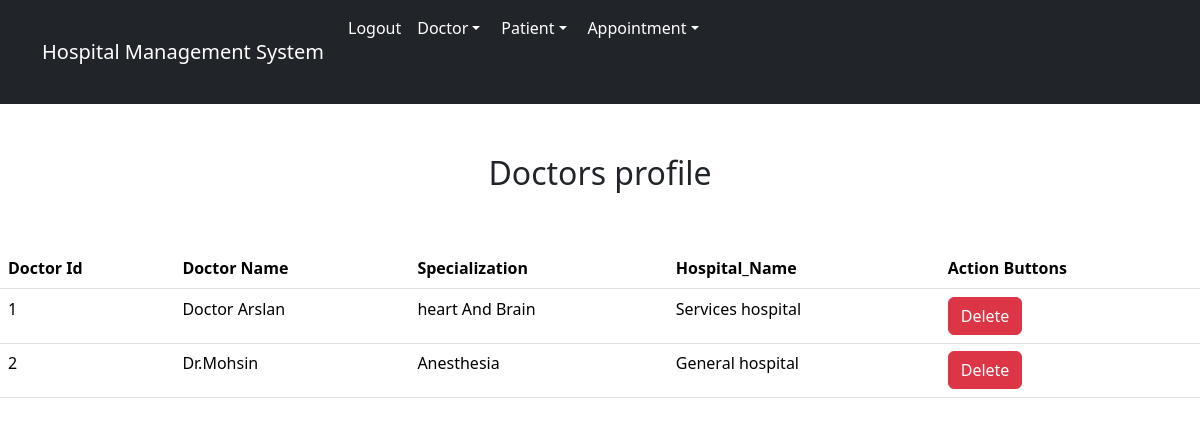
/view_doctor/ (signed in), run on the app's committed database.
### hospital/models.py (models this page shows, shortened)
class Doctor(models.Model):
    name = models.CharField(max_length=60)
    specialization = models.CharField(max_length=250)
    hospital_name = models.CharField(max_length=70)

### hospital/views.py (the view)
# urls.py: path('view_doctor/', views.view_doctor, name="view_doctor"),
def view_doctor(request):
    if not request.user.is_staff:
        return redirect('login')
    doctor =Doctor.objects.all()
    doc = {'doctor':doctor}
    return render(request, 'view_doctor.html', doc)

### hospital/templates/view_doctor.html
{% extends "base.html" %}
{% load static %}
{% block content  %}
<div class="container" style="margin-top:50px;">
    <h2 class="text-center">Doctors profile</h2>
</div>
<br><br>
<table class="table table-hover">
    <tr>
        <thead>
        <th>Doctor Id</th>
        <th>Doctor Name</th>
        <th>Specialization</th>
        <th>Hospital_Name</th>
        <th>Action Buttons</th>
        </thead>
    </tr>
    {% for doc in doctor %}
    <tr>
        <tbody>
        <td>{{doc.id}}</td>
        <td>{{doc.name}}</td>
        <td>{{doc.specialization}}</td>
        <td>{{doc.hospital_name}}</td>
        <td><a href="{% url 'delete_doctor' doc.id %}" onclick="return confirm('Are you really want to delet')" class="btn btn-danger">Delete</a></td>
        </tbody>
        {% endfor %}
    </tr>
</table>
{% endblock content %}

### data on the page
Doctor: id "1", name "Doctor Arslan", specialization "heart And Brain", hospital_name "Services hospital"
Doctor: id "2", name "Dr.Mohsin", specialization "Anesthesia", hospital_name "General hospital"
